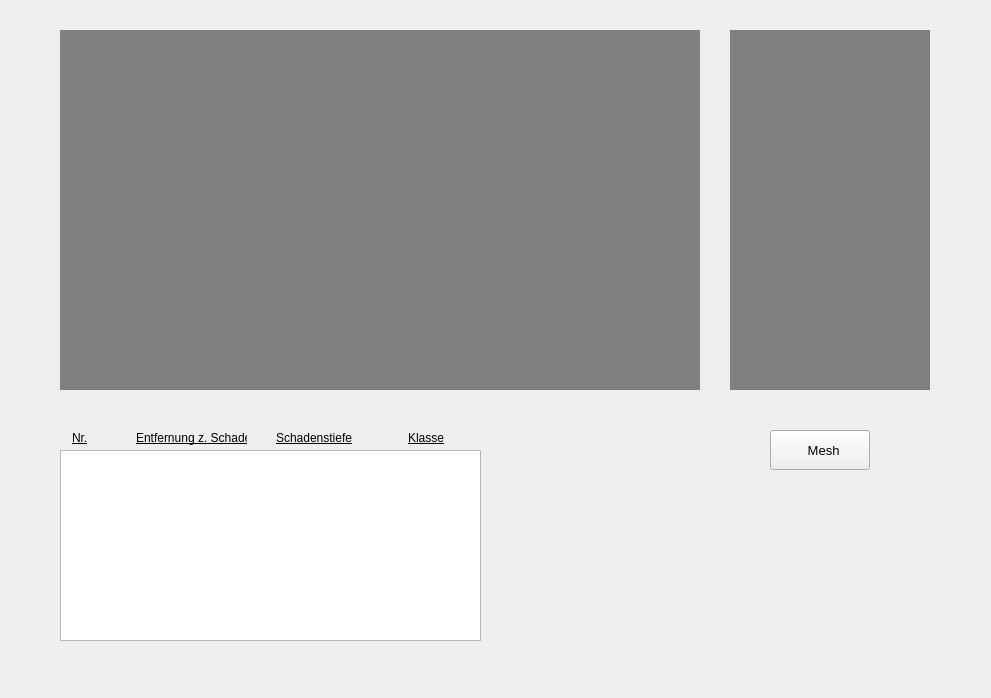
<?xml version="1.0" encoding="UTF-8"?>
<ui version="4.0">
 <class>mainWin</class>
 <widget class="QMainWindow" name="mainWin">
  <property name="enabled">
   <bool>true</bool>
  </property>
  <property name="geometry">
   <rect>
    <x>0</x>
    <y>0</y>
    <width>991</width>
    <height>698</height>
   </rect>
  </property>
  <property name="sizePolicy">
   <sizepolicy hsizetype="Fixed" vsizetype="Fixed">
    <horstretch>0</horstretch>
    <verstretch>0</verstretch>
   </sizepolicy>
  </property>
  <property name="minimumSize">
   <size>
    <width>100</width>
    <height>100</height>
   </size>
  </property>
  <property name="baseSize">
   <size>
    <width>100</width>
    <height>100</height>
   </size>
  </property>
  <property name="focusPolicy">
   <enum>Qt::NoFocus</enum>
  </property>
  <property name="windowTitle">
   <string>main</string>
  </property>
  <widget class="QWidget" name="centralwidget">
   <property name="minimumSize">
    <size>
     <width>1000</width>
     <height>800</height>
    </size>
   </property>
   <widget class="QLabel" name="oriImage">
    <property name="geometry">
     <rect>
      <x>60</x>
      <y>30</y>
      <width>640</width>
      <height>360</height>
     </rect>
    </property>
    <property name="mouseTracking">
     <bool>true</bool>
    </property>
    <property name="styleSheet">
     <string notr="true">background : grey
</string>
    </property>
    <property name="text">
     <string/>
    </property>
   </widget>
   <widget class="QLabel" name="trackImage">
    <property name="geometry">
     <rect>
      <x>730</x>
      <y>30</y>
      <width>200</width>
      <height>360</height>
     </rect>
    </property>
    <property name="styleSheet">
     <string notr="true">background : grey
</string>
    </property>
    <property name="text">
     <string/>
    </property>
   </widget>
   <widget class="QPushButton" name="meshOnOff">
    <property name="geometry">
     <rect>
      <x>770</x>
      <y>430</y>
      <width>100</width>
      <height>40</height>
     </rect>
    </property>
    <property name="font">
     <font>
      <family>MS Shell Dlg 2</family>
      <pointsize>10</pointsize>
      <weight>50</weight>
      <italic>false</italic>
      <bold>false</bold>
      <underline>false</underline>
     </font>
    </property>
    <property name="text">
     <string>  Mesh</string>
    </property>
    <property name="iconSize">
     <size>
      <width>40</width>
      <height>40</height>
     </size>
    </property>
   </widget>
   <widget class="QListWidget" name="listWidget">
    <property name="geometry">
     <rect>
      <x>60</x>
      <y>450</y>
      <width>421</width>
      <height>191</height>
     </rect>
    </property>
   </widget>
   <widget class="QLabel" name="label_4">
    <property name="geometry">
     <rect>
      <x>408</x>
      <y>430</y>
      <width>41</width>
      <height>16</height>
     </rect>
    </property>
    <property name="font">
     <font>
      <underline>true</underline>
     </font>
    </property>
    <property name="text">
     <string>Klasse</string>
    </property>
   </widget>
   <widget class="QLabel" name="label_5">
    <property name="geometry">
     <rect>
      <x>276</x>
      <y>430</y>
      <width>81</width>
      <height>16</height>
     </rect>
    </property>
    <property name="font">
     <font>
      <underline>true</underline>
     </font>
    </property>
    <property name="text">
     <string>Schadenstiefe</string>
    </property>
   </widget>
   <widget class="QLabel" name="label_6">
    <property name="geometry">
     <rect>
      <x>136</x>
      <y>430</y>
      <width>111</width>
      <height>16</height>
     </rect>
    </property>
    <property name="font">
     <font>
      <underline>true</underline>
     </font>
    </property>
    <property name="text">
     <string>Entfernung z. Schaden</string>
    </property>
   </widget>
   <widget class="QLabel" name="label_7">
    <property name="geometry">
     <rect>
      <x>72</x>
      <y>430</y>
      <width>81</width>
      <height>16</height>
     </rect>
    </property>
    <property name="font">
     <font>
      <underline>true</underline>
     </font>
    </property>
    <property name="text">
     <string>Nr.</string>
    </property>
   </widget>
  </widget>
  <widget class="QMenuBar" name="menubar">
   <property name="geometry">
    <rect>
     <x>0</x>
     <y>0</y>
     <width>991</width>
     <height>20</height>
    </rect>
   </property>
  </widget>
 </widget>
 <resources/>
 <connections/>
</ui>
